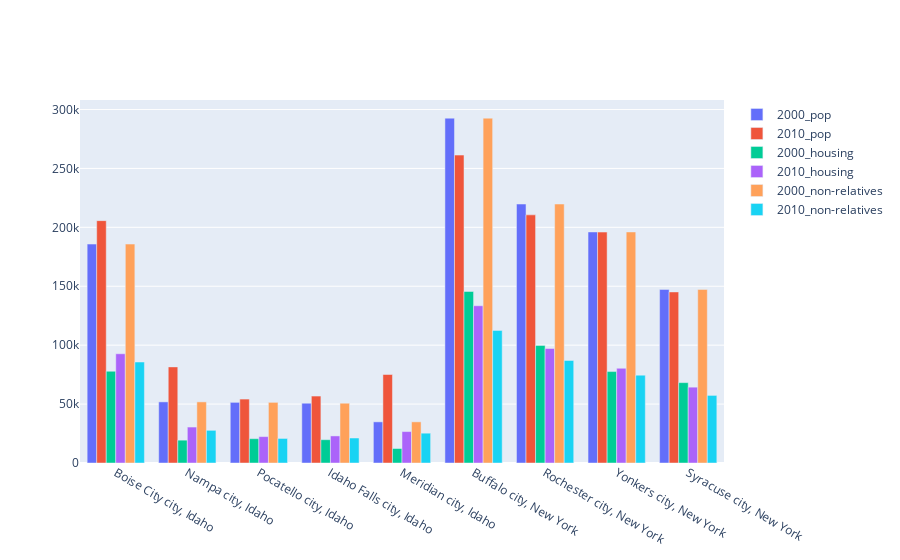

Notebook code cell kept with this figure:
### Code cell
fig = go.Figure(data=[
    go.Bar(name='2000_pop', x=three_state_df['City_Name'], y=three_state_df['Total_Population_2000']),
    go.Bar(name='2010_pop', x=three_state_df['City_Name'], y=three_state_df['Total_Population_2010']),
    go.Bar(name='2000_housing', x=three_state_df['City_Name'], y=three_state_df['Total_Housing_2000']),
    go.Bar(name='2010_housing', x=three_state_df['City_Name'], y=three_state_df['Total_Housing_2010']),
    go.Bar(name='2000_non-relatives', x=three_state_df['City_Name'], y=three_state_df['Presence_of_Non-Relatives_2000']),
    go.Bar(name='2010_non-relatives', x=three_state_df['City_Name'], y=three_state_df['Presence_of_Non-Relatives_2010']),
])
fig.update_layout(barmode='group')
fig.show()

### Figure 1 — Plotly figure (JSON) as saved in the notebook; plotly's stock layout.template omitted (floating-point values rounded to 4 significant figures)
{"data": [{"name": "2000_pop", "type": "bar", "x": ["Boise City city, Idaho", "Nampa city, Idaho", "Pocatello city, Idaho", "Idaho Falls city, Idaho", "Meridian city, Idaho", "Buffalo city, New York", "Rochester city, New York", "Yonkers city, New York", "Syracuse city, New York"], "y": [185787, 51867, 51466, 50730, 34919, 292648, 219773, 196086, 147306]}, {"name": "2010_pop", "type": "bar", "x": ["Boise City city, Idaho", "Nampa city, Idaho", "Pocatello city, Idaho", "Idaho Falls city, Idaho", "Meridian city, Idaho", "Buffalo city, New York", "Rochester city, New York", "Yonkers city, New York", "Syracuse city, New York"], "y": [205671, 81557, 54255, 56813, 75092, 261310, 210565, 195976, 145170]}, {"name": "2000_housing", "type": "bar", "x": ["Boise City city, Idaho", "Nampa city, Idaho", "Pocatello city, Idaho", "Idaho Falls city, Idaho", "Meridian city, Idaho", "Buffalo city, New York", "Rochester city, New York", "Yonkers city, New York", "Syracuse city, New York"], "y": ["77850", "19379", "20627", "19771", "12293", "145574", "99789", "77589", "68192"]}, {"name": "2010_housing", "type": "bar", "x": ["Boise City city, Idaho", "Nampa city, Idaho", "Pocatello city, Idaho", "Idaho Falls city, Idaho", "Meridian city, Idaho", "Buffalo city, New York", "Rochester city, New York", "Yonkers city, New York", "Syracuse city, New York"], "y": [92700, 30507, 22404, 22977, 26674, 133444, 97158, 80389, 64356]}, {"name": "2000_non-relatives", "type": "bar", "x": ["Boise City city, Idaho", "Nampa city, Idaho", "Pocatello city, Idaho", "Idaho Falls city, Idaho", "Meridian city, Idaho", "Buffalo city, New York", "Rochester city, New York", "Yonkers city, New York", "Syracuse city, New York"], "y": ["185787", "51867", "51466", "50730", "34919", "292648", "219773", "196086", "147306"]}, {"name": "2010_non-relatives", "type": "bar", "x": ["Boise City city, Idaho", "Nampa city, Idaho", "Pocatello city, Idaho", "Idaho Falls city, Idaho", "Meridian city, Idaho", "Buffalo city, New York", "Rochester city, New York", "Yonkers city, New York", "Syracuse city, New York"], "y": [85704, 27729, 20832, 21203, 25302, 112536, 87027, 74550, 57355]}], "layout": {"barmode": "group"}}
